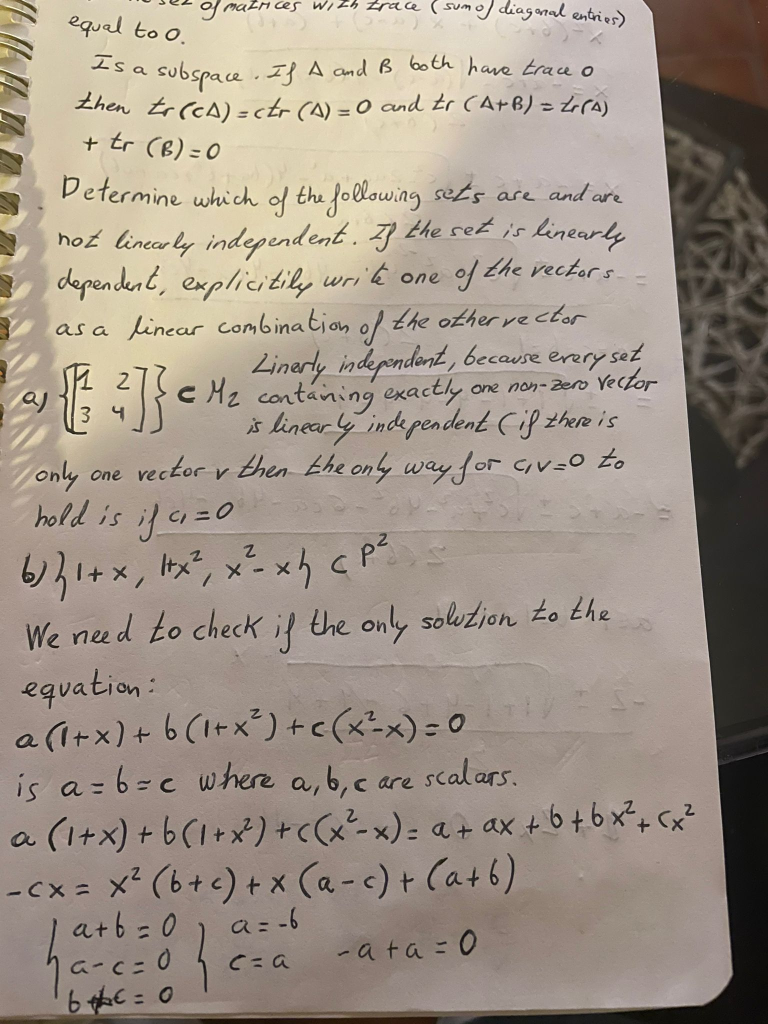
#> input picture data/input/documents/experiment_7/test.jpeg, 1536 x 2048 px (shown at 1/2 size)
$ python -i selective_search.py   (imports and definitions only)
#> lines starting #> are read from the running program, lines starting #| are printed output that depends on the picture
import cv2
import matplotlib.pyplot as plt
import numpy as np
import selectivesearch
from skimage.segmentation import felzenszwalb


class SelectiveSearch:
    # [70 lines left out: functions segment_image, show_segments_image, extract_region_proposals, show_region_proposals, not called in this run]

    @staticmethod
    def segment_characters_mser(image_path: str, save_image: bool = False):
        """Detect characters using Maximally stable extremal region extractor (MSER)
        :param image_path: _description_
        :type image_path: str
        :param save_image: _description_, defaults to False
        :type save_image: bool, optional
        :return: _description_
        :rtype: _type_
        """
#> called with save_image = False
        img = cv2.imread(image_path)
#> img is the input picture: shape (2048, 1536, 3); mean B, G, R 135.5, 147.6, 159.7
        mser = cv2.MSER_create()

        # Resize the image so that MSER can work better
        img = cv2.resize(img, (img.shape[1] * 2, img.shape[0] * 2))
#> img: shape (4096, 3072, 3)

        gray = cv2.cvtColor(img, cv2.COLOR_BGR2GRAY)
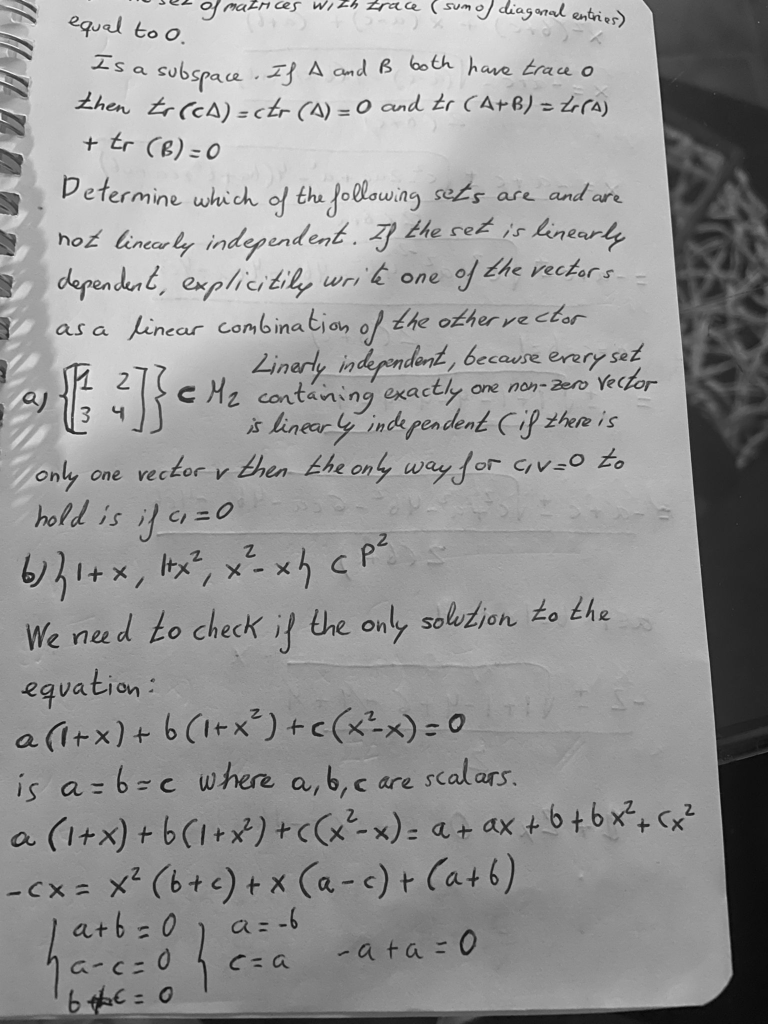
#> gray: shape (4096, 3072) (shown at 1/4 size); min 2, max 253, mean 149.8
        vis = img.copy()

        regions = mser.detectRegions(gray)
        for region in regions[0]:
            x, y, w, h = cv2.boundingRect(region)
            cv2.rectangle(vis, (x, y), (x + w, y + h), (0, 255, 0), 2)
#> this loop made 14382 passes
#> (x, y, w, h) on passes 1 to 3: (68, 1, 77, 50), (64, 1, 82, 50), (60, 1, 86, 51)
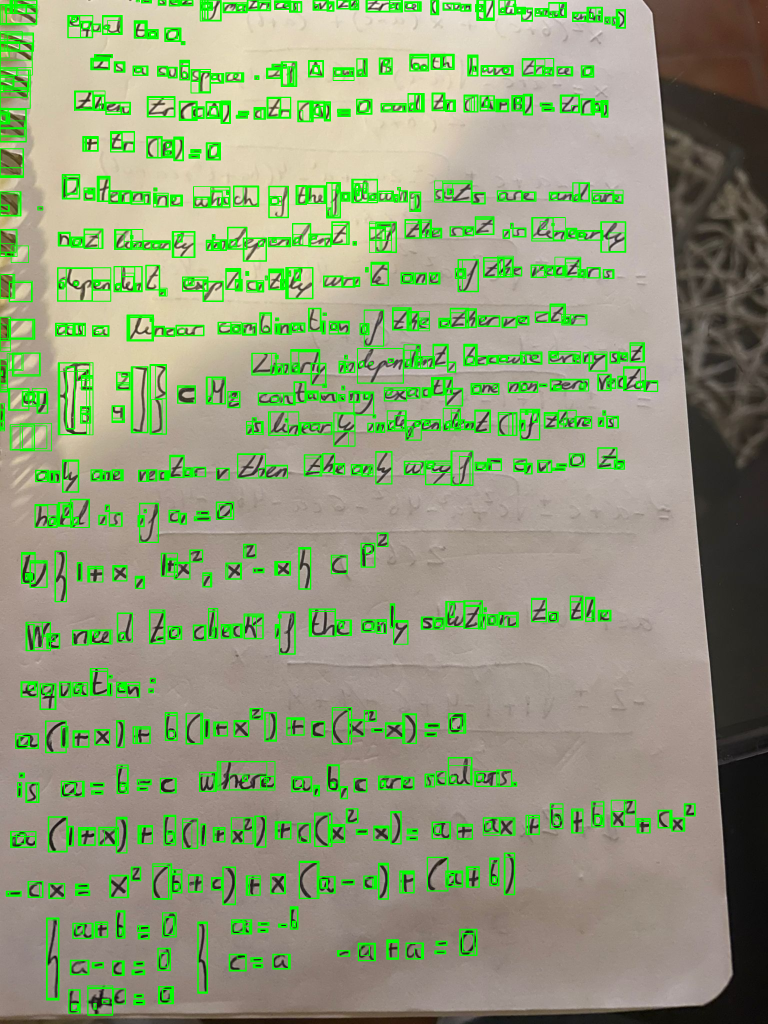
#> vis: shape (4096, 3072, 3) (shown at 1/4 size); mean B, G, R 123, 156.4, 144.9

#> (the run stopped early here; a loop or call above may not have finished)
